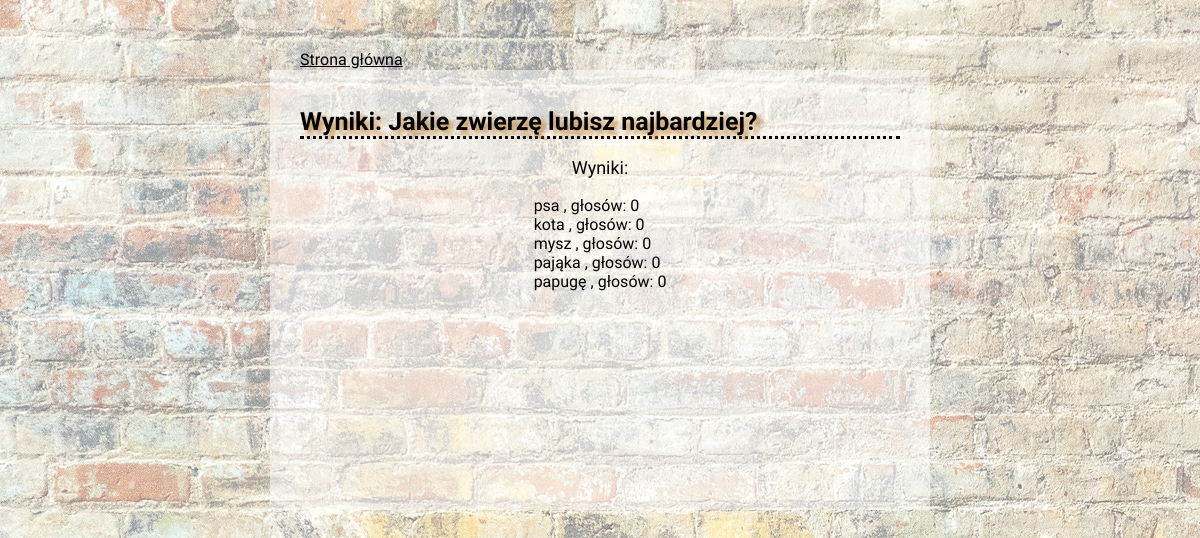
The page /polls/5/results on the database its author committed.
### polls/models.py (models this page shows, shortened)
class Choice(models.Model):
    question = models.ForeignKey(Question, on_delete=models.CASCADE)
    choice_text = models.CharField(max_length=200)
    votes = models.PositiveIntegerField(default=0)

### polls/views.py (the view)
# urls.py: path('<int:question_id>/results', views.results, name = 'results'),
def results(request, question_id):
    question = get_object_or_404(Question, id = question_id)
    title = f'Wyniki: {question.question_text}'
    context = {
        'question': question,
        'title': title,
    }
    return render(request,'polls/results.html', context)

### polls/templates/polls/results.html
{% extends "base.html"%}
{% block content %}
<section class="result">
    <p>Wyniki: </p>
    <ul>
        {% for choice in question.choice_set.all %}
        <li>{{ choice.choice_text }} </b>, głosów: {{ choice.votes }}</li>
        {% endfor %}
    </ul>
</section>
{% endblock %}

### polls/static/polls/style.css (style rules this page uses)
body { position: relative; width: 100vw; height: 100vh; margin: 0; font-family: 'Balsamiq Sans', cursive; }
body::after { content: ""; background: url(layout.jpg); opacity: 0.5; top: 0; left: 0; bottom: 0; right: 0; position: absolute; z-index: -1; padding: 50px; }
.result p { font-size: 18px; text-align: center; }
.result ul { padding: 0; display: table; margin: 0 auto; }
.result ul li { font-size: 16px; list-style-type: none; }

### rows shown on the page
Choice: choice_text "psa", votes "0"
Choice: choice_text "kota", votes "0"
Choice: choice_text "mysz", votes "0"
Choice: choice_text "pająka", votes "0"
Choice: choice_text "papugę", votes "0"

### other values the page prints
{{ title }} "Wyniki: Jakie zwierzę lubisz najbardziej?"
